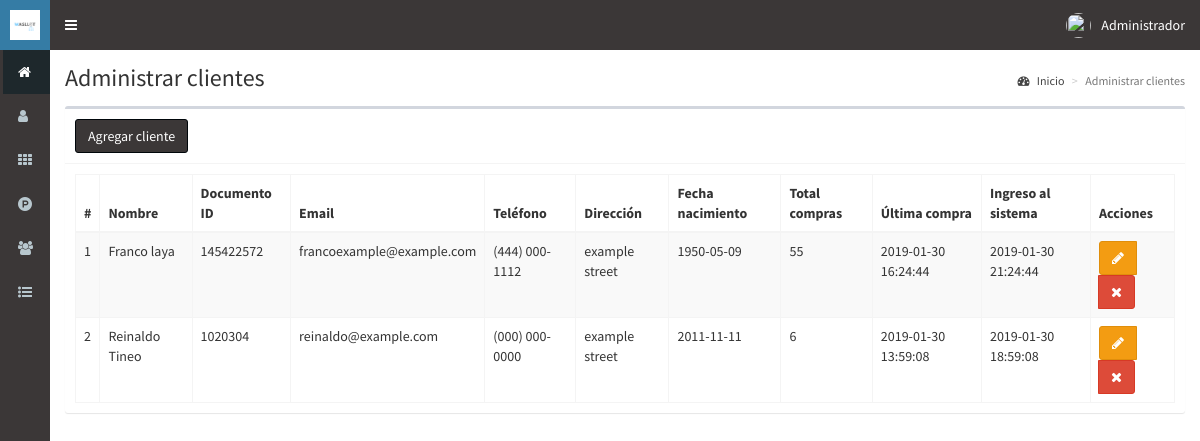
The app's page /clientes (signed in) with its own data.
### tables this page shows
CREATE TABLE `clientes` (
  `id` int(11) NOT NULL,
  `nombre` text NOT NULL,
  `documento` int(11) NOT NULL,
  `email` text NOT NULL,
  `telefono` text NOT NULL,
  `direccion` text NOT NULL,
  `fecha_nacimiento` date NOT NULL,
  `compras` int(11) NOT NULL,
  `ultima_compra` datetime NOT NULL,
  `fecha` timestamp NOT NULL DEFAULT CURRENT_TIMESTAMP ON UPDATE CURRENT_TIMESTAMP
);

### controladores/plantilla.controlador.php (called while the page is built)
<?php
class ControladorPlantilla{
	static public function ctrPlantilla(){
		include "vistas/plantilla.php";
	}
}

### index.php (called while the page is built, shortened)
<?php
require_once "controladores/plantilla.controlador.php";
require_once "controladores/usuarios.controlador.php";
require_once "controladores/clientes.controlador.php";
require_once "controladores/ventas.controlador.php";
require_once "modelos/clientes.modelo.php";
$plantilla = new ControladorPlantilla();
$plantilla -> ctrPlantilla();

### controladores/clientes.controlador.php (called while the page is built, shortened)
<?php
class ControladorClientes{
	static public function ctrMostrarClientes($item, $valor){
		$tabla = "clientes";
		$respuesta = ModeloClientes::mdlMostrarClientes($tabla, $item, $valor);
		return $respuesta;
	}
}

### modelos/conexion.php (called while the page is built)
<?php
class Conexion{
	static public function conectar(){
		$link = new PDO("mysql:host=remotemysql.com;dbname=MxR7rE6SKZ",
			            "MxR7rE6SKZ",
			            "cH582Ki0R1");
		$link->exec("set names utf8");
		return $link;
	}
}

### modelos/clientes.modelo.php (called while the page is built, shortened)
<?php
require_once "conexion.php";
class ModeloClientes{
	static public function mdlMostrarClientes($tabla, $item, $valor){
		if($item != null){
			$stmt = Conexion::conectar()->prepare("SELECT * FROM $tabla WHERE $item = :$item");
			$stmt -> bindParam(":".$item, $valor, PDO::PARAM_STR);
			$stmt -> execute();
			return $stmt -> fetch();
		}else{
			$stmt = Conexion::conectar()->prepare("SELECT * FROM $tabla");
			$stmt -> execute();
			return $stmt -> fetchAll();
		}
	}
}

### vistas/modulos/clientes.php (the view, shortened to what this page needs)
<div class="content-wrapper">
  <section class="content-header">
    <h1>
      Administrar clientes
    </h1>
    <ol class="breadcrumb">
      <li><a href="inicio"><i class="fa fa-dashboard"></i> Inicio</a></li>
      <li class="active">Administrar clientes</li>
    </ol>
  </section>
  <section class="content">
    <div class="box">
      <div class="box-header with-border">
        <button class="btn btn-primary" data-toggle="modal" data-target="#modalAgregarCliente">
          Agregar cliente
        </button>
      </div>
      <div class="box-body">
       <table class="table table-bordered table-striped dt-responsive tablas">
        <thead>
         <tr>
           <th style="width:10px">#</th>
           <th>Nombre</th>
           <th>Documento ID</th>
           <th>Email</th>
           <th>Teléfono</th>
           <th>Dirección</th>
           <th>Fecha nacimiento</th>
           <th>Total compras</th>
           <th>Última compra</th>
           <th>Ingreso al sistema</th>
           <th>Acciones</th>
         </tr>
        </thead>
        <tbody>
        <?php
          $item = null;
          $valor = null;
          $clientes = ControladorClientes::ctrMostrarClientes($item, $valor);
          foreach ($clientes as $key => $value) {
            echo '<tr>
                    <td>'.($key+1).'</td>
                    <td>'.$value["nombre"].'</td>
                    <td>'.$value["documento"].'</td>
                    <td>'.$value["email"].'</td>
                    <td>'.$value["telefono"].'</td>
                    <td>'.$value["direccion"].'</td>
                    <td>'.$value["fecha_nacimiento"].'</td>
                    <td>'.$value["compras"].'</td>
                    <td>'.$value["ultima_compra"].'</td>
                    <td>'.$value["fecha"].'</td>
                    <td>
                      <div class="btn-group">
                        <button class="btn btn-warning btnEditarCliente" data-toggle="modal" data-target="#modalEditarCliente" idCliente="'.$value["id"].'"><i class="fa fa-pencil"></i></button>';
                      if($_SESSION["perfil"] == "Administrador"){
                        echo '<button class="btn btn-danger btnEliminarCliente" idCliente="'.$value["id"].'"><i class="fa fa-times"></i></button>';
                      }
                      echo '</div>
                    </td>
                  </tr>';
            }
        ?>
        </tbody>
       </table>
      </div>
    </div>
  </section>
</div>

### vistas/plantilla.php (shortened to what this page needs)
<!DOCTYPE html>
<html>
<head>
  <link rel="stylesheet" href="vistas/bower_components/bootstrap/dist/css/bootstrap.min.css">
  <link rel="stylesheet" href="vistas/bower_components/font-awesome/css/font-awesome.min.css">
  <link rel="stylesheet" href="vistas/bower_components/Ionicons/css/ionicons.min.css">
  <link rel="stylesheet" href="vistas/dist/css/AdminLTE.css">
  <link rel="stylesheet" href="vistas/dist/css/skins/_all-skins.min.css">
  <link rel="stylesheet" href="vistas/bower_components/datatables.net-bs/css/dataTables.bootstrap.min.css">
  <link rel="stylesheet" href="vistas/bower_components/datatables.net-bs/css/responsive.bootstrap.min.css">
  <link rel="stylesheet" href="vistas/plugins/iCheck/all.css">
  <link rel="stylesheet" href="vistas/bower_components/bootstrap-daterangepicker/daterangepicker.css">
  <link rel="stylesheet" href="vistas/bower_components/morris.js/morris.css">
</head>
<body class="hold-transition skin-blue sidebar-collapse sidebar-mini login-page">
  <?php
  if(isset($_SESSION["iniciarSesion"]) && $_SESSION["iniciarSesion"] == "ok"){
   echo '<div class="wrapper">';
    include "modulos/cabezote.php";
    include "modulos/menu.php";
    if(isset($_GET["ruta"])){
      if($_GET["ruta"] == "inicio" ||
         $_GET["ruta"] == "usuarios" ||
         $_GET["ruta"] == "categorias" ||
         $_GET["ruta"] == "productos" ||
         $_GET["ruta"] == "clientes" ||
         $_GET["ruta"] == "ventas" ||
         $_GET["ruta"] == "crear-venta" ||
         $_GET["ruta"] == "editar-venta" ||
         $_GET["ruta"] == "reportes" ||
         $_GET["ruta"] == "salir"){
        include "modulos/".$_GET["ruta"].".php";
      }else{
        include "modulos/404.php";
      }
    }else{
      include "modulos/inicio.php";
    }
    echo '</div>';
  }else{
    include "modulos/login.php";
  }
  ?>
</body>
</html>

### vistas/modulos/cabezote.php (shortened to what this page needs)
<header class="main-header">
	<a href="inicio" class="logo">
		<span class="logo-mini">
			<img src="vistas/img/plantilla/wasllot.png" class="img-responsive" style="padding:10px">
		</span>
	</a>
	<nav class="navbar navbar-static-top" role="navigation">
	 	<a href="#" class="sidebar-toggle" data-toggle="push-menu" role="button">
      	</a>
		<div class="navbar-custom-menu">
			<ul class="nav navbar-nav">
				<li class="dropdown user user-menu">
					<a href="#" class="dropdown-toggle" data-toggle="dropdown">
					<?php
					if($_SESSION["foto"] != ""){
						echo '<img src="'.$_SESSION["foto"].'" class="user-image">';
					}else{
						echo '<img src="vistas/img/usuarios/default/anonymous.png" class="user-image">';
					}
					?>
						<span class="hidden-xs"><?php  echo $_SESSION["nombre"]; ?></span>
					</a>
				</li>
			</ul>
		</div>
	</nav>
 </header>

### vistas/modulos/menu.php (shortened to what this page needs)
<aside class="main-sidebar">
	 <section class="sidebar">
		<ul class="sidebar-menu">
		<?php
			if($_SESSION["perfil"] == "Administrador"){
			echo '<li class="active">
				<a href="inicio">
					<i class="fa fa-home"></i>
					<span>Inicio</span>
				</a>
			</li>
			<li>
				<a href="usuarios">
					<i class="fa fa-user"></i>
					<span>Usuarios</span>
				</a>
			</li>';
			}
    		if($_SESSION["perfil"] == "Administrador" || $_SESSION["perfil"] == "Especial"){
			echo '<li>
				<a href="categorias">
					<i class="fa fa-th"></i>
					<span>Categorías</span>
				</a>
			</li>
			<li>
				<a href="productos">
					<i class="fa fa-product-hunt"></i>
					<span>Productos</span>
				</a>
			</li>';
			}
			if($_SESSION["perfil"] == "Administrador" || $_SESSION["perfil"] == "Vendedor"){
			echo'<li>
					<a href="clientes">
						<i class="fa fa-users"></i>
						<span>Clientes</span>
					</a>
				</li>';
			}
			if($_SESSION["perfil"] == "Administrador" || $_SESSION["perfil"] == "Vendedor"){
			echo '<li class="treeview">
				<a href="#">
					<i class="fa fa-list-ul"></i>
					<span>Ventas</span>
					<span class="pull-right-container">
						<i class="fa fa-angle-left pull-right"></i>
					</span>
				</a>
				<ul class="treeview-menu">
					<li>
						<a href="ventas">
							<i class="fa fa-circle-o"></i>
							<span>Administrar ventas</span>
						</a>
					</li>
					<li>
						<a href="crear-venta">
							<i class="fa fa-circle-o"></i>
							<span>Crear venta</span>
						</a>
					</li>';
				echo '</ul>
			</li>';
		}
		?>
		</ul>
	 </section>
</aside>

### records on screen
clientes: nombre "Franco laya", documento "145422572", email "francoexample@example.com", telefono "(444) 000-1112", direccion "example street", fecha_nacimiento "1950-05-09", compras "55", ultima_compra "2019-01-30 16:24:44", fecha "2019-01-30 21:24:44"
clientes: nombre "Reinaldo Tineo", documento "1020304", email "reinaldo@example.com", telefono "(000) 000-0000", direccion "example street", fecha_nacimiento "2011-11-11", compras "6", ultima_compra "2019-01-30 13:59:08", fecha "2019-01-30 18:59:08"

### other values on screen
$_SESSION["nombre"] "Administrador"
